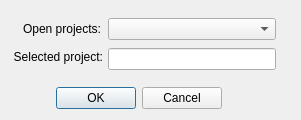
<?xml version="1.0" encoding="UTF-8"?>
<ui version="4.0">
 <class>Dialog</class>
 <widget class="QDialog" name="Dialog">
  <property name="geometry">
   <rect>
    <x>0</x>
    <y>0</y>
    <width>301</width>
    <height>120</height>
   </rect>
  </property>
  <property name="sizePolicy">
   <sizepolicy hsizetype="Fixed" vsizetype="Fixed">
    <horstretch>0</horstretch>
    <verstretch>0</verstretch>
   </sizepolicy>
  </property>
  <property name="minimumSize">
   <size>
    <width>301</width>
    <height>120</height>
   </size>
  </property>
  <property name="maximumSize">
   <size>
    <width>301</width>
    <height>120</height>
   </size>
  </property>
  <property name="baseSize">
   <size>
    <width>0</width>
    <height>0</height>
   </size>
  </property>
  <property name="font">
   <font>
    <family>Segoe UI</family>
   </font>
  </property>
  <property name="focusPolicy">
   <enum>Qt::TabFocus</enum>
  </property>
  <property name="windowTitle">
   <string>Select project for pasting</string>
  </property>
  <property name="modal">
   <bool>true</bool>
  </property>
  <widget class="QDialogButtonBox" name="buttonBox">
   <property name="geometry">
    <rect>
     <x>56</x>
     <y>82</y>
     <width>166</width>
     <height>32</height>
    </rect>
   </property>
   <property name="orientation">
    <enum>Qt::Horizontal</enum>
   </property>
   <property name="standardButtons">
    <set>QDialogButtonBox::Cancel|QDialogButtonBox::Ok</set>
   </property>
  </widget>
  <widget class="QComboBox" name="projectsBox">
   <property name="geometry">
    <rect>
     <x>108</x>
     <y>18</y>
     <width>168</width>
     <height>22</height>
    </rect>
   </property>
   <property name="editable">
    <bool>false</bool>
   </property>
   <property name="currentText">
    <string/>
   </property>
   <property name="currentIndex">
    <number>-1</number>
   </property>
   <property name="maxVisibleItems">
    <number>6</number>
   </property>
  </widget>
  <widget class="QLabel" name="label_5">
   <property name="geometry">
    <rect>
     <x>14</x>
     <y>18</y>
     <width>87</width>
     <height>21</height>
    </rect>
   </property>
   <property name="layoutDirection">
    <enum>Qt::RightToLeft</enum>
   </property>
   <property name="text">
    <string>Open projects:</string>
   </property>
   <property name="alignment">
    <set>Qt::AlignRight|Qt::AlignTrailing|Qt::AlignVCenter</set>
   </property>
  </widget>
  <widget class="QLineEdit" name="projectType">
   <property name="enabled">
    <bool>true</bool>
   </property>
   <property name="geometry">
    <rect>
     <x>108</x>
     <y>48</y>
     <width>168</width>
     <height>22</height>
    </rect>
   </property>
   <property name="readOnly">
    <bool>true</bool>
   </property>
  </widget>
  <widget class="QLabel" name="label_6">
   <property name="geometry">
    <rect>
     <x>12</x>
     <y>46</y>
     <width>91</width>
     <height>21</height>
    </rect>
   </property>
   <property name="layoutDirection">
    <enum>Qt::RightToLeft</enum>
   </property>
   <property name="text">
    <string>Selected project:</string>
   </property>
   <property name="alignment">
    <set>Qt::AlignRight|Qt::AlignTrailing|Qt::AlignVCenter</set>
   </property>
  </widget>
 </widget>
 <resources/>
 <connections>
  <connection>
   <sender>buttonBox</sender>
   <signal>accepted()</signal>
   <receiver>Dialog</receiver>
   <slot>accept()</slot>
   <hints>
    <hint type="sourcelabel">
     <x>248</x>
     <y>254</y>
    </hint>
    <hint type="destinationlabel">
     <x>157</x>
     <y>274</y>
    </hint>
   </hints>
  </connection>
  <connection>
   <sender>buttonBox</sender>
   <signal>rejected()</signal>
   <receiver>Dialog</receiver>
   <slot>reject()</slot>
   <hints>
    <hint type="sourcelabel">
     <x>316</x>
     <y>260</y>
    </hint>
    <hint type="destinationlabel">
     <x>286</x>
     <y>274</y>
    </hint>
   </hints>
  </connection>
 </connections>
</ui>
